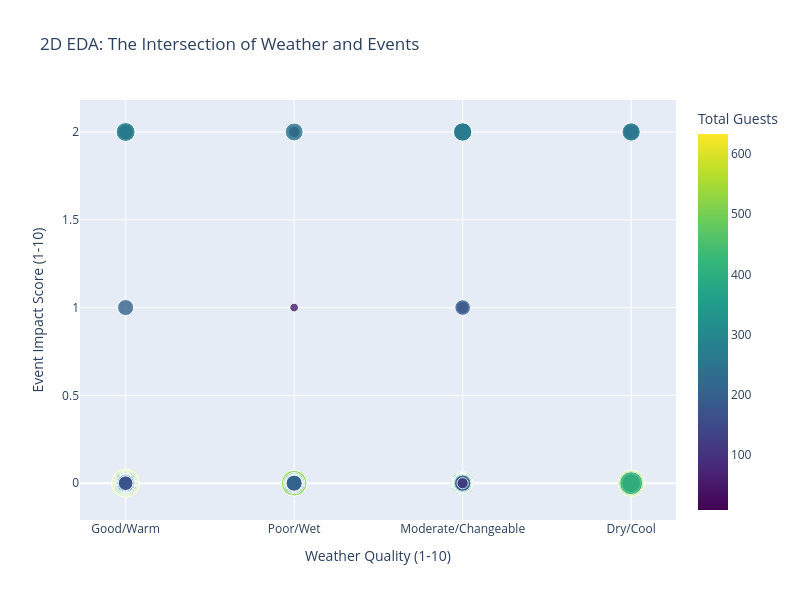

Notebook code cell kept with this figure:
### Markdown cell above
PLOT 3
This plot have a huge aportation to this project, it indicates that on days where there is No event (0.0), the hotel had high occupancy, could be probably the good weather or external conditions. 
It shows that on days where big events are present (2.0), the occupancy increase, proving that definetely the media of occupancy is arround 240, probably 50 more than a normal day, although, the days with small events (1.0), the occupancy is not really afected, is showing less impact that I expected.

### Code cell
# The Clean 2D Alternative (Mapping the 3rd dimension to Color and Size)
fig = px.scatter(
    df_final, 
    x='weather_quality', 
    y='event_impact', 
    color='occupancy', # The Z-axis is now a color scale!
    size='occupancy',  # Makes busier days physically larger
    opacity=0.8,
    width=800,         # Forces Jupyter to draw it nice and large
    height=600,
    color_continuous_scale='Viridis', # A beautiful, professional color gradient
    title='2D EDA: The Intersection of Weather and Events',
    labels={
        'weather_quality': 'Weather Quality (1-10)',
        'event_impact': 'Event Impact Score (1-10)',
        'occupancy': 'Total Guests'
    }
)

fig.show()

### Figure 1 — Plotly figure (JSON) as saved in the notebook; plotly's stock layout.template omitted (floating-point values rounded to 4 significant figures; data arrays with more than 128 entries replaced by an {"elided": "..."} marker saying what was removed)
{"data": [{"hovertemplate": "Weather Quality (1-10)=%{x}<br>Event Impact Score (1-10)=%{y}<br>Total Guests=%{marker.color}<extra></extra>", "legendgroup": "", "marker": {"color": {"elided": "793 int values"}, "coloraxis": "coloraxis", "opacity": 0.8, "size": {"elided": "793 int values"}, "sizemode": "area", "sizeref": 1.583, "symbol": "circle"}, "mode": "markers", "name": "", "orientation": "v", "showlegend": false, "type": "scatter", "x": {"elided": "793 str values"}, "xaxis": "x", "y": {"elided": "793 int values"}, "yaxis": "y"}], "layout": {"coloraxis": {"colorbar": {"title": {"text": "Total Guests"}}, "colorscale": [[0, "#440154"], [0.1111, "#482878"], [0.2222, "#3e4989"], [0.3333, "#31688e"], [0.4444, "#26828e"], [0.5556, "#1f9e89"], [0.6667, "#35b779"], [0.7778, "#6ece58"], [0.8889, "#b5de2b"], [1, "#fde725"]]}, "height": 600, "legend": {"itemsizing": "constant", "tracegroupgap": 0}, "title": {"text": "2D EDA: The Intersection of Weather and Events"}, "width": 800, "xaxis": {"anchor": "y", "autorange": true, "domain": [0, 1], "range": [-0.2718, 3.267], "title": {"text": "Weather Quality (1-10)"}, "type": "category"}, "yaxis": {"anchor": "x", "autorange": true, "domain": [0, 1], "range": [-0.2096, 2.182], "title": {"text": "Event Impact Score (1-10)"}, "type": "linear"}}}
